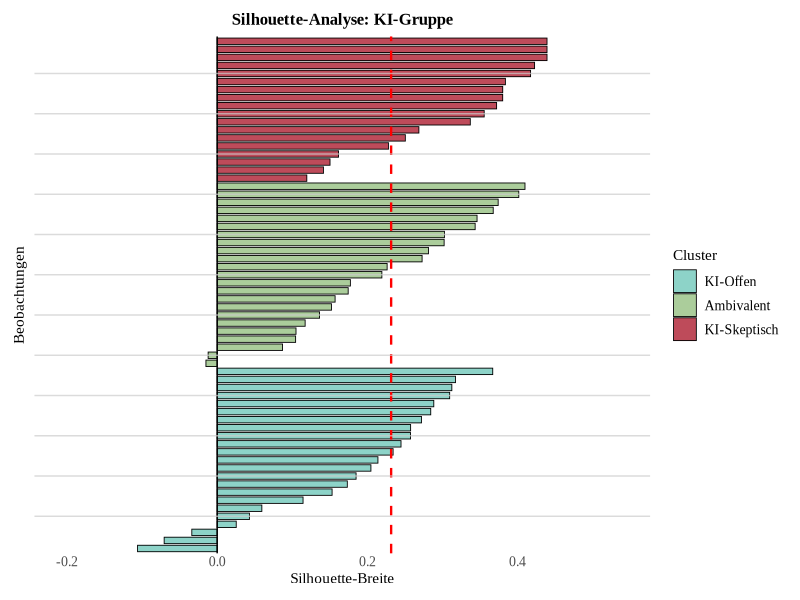
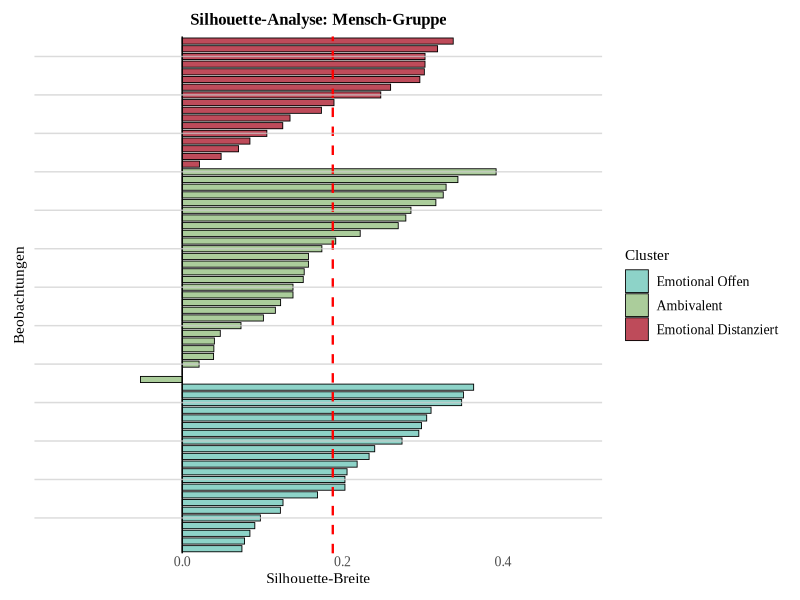

The R script that drew these images, in order:
# =============================================================================
# SEPARATE SILHOUETTE ANALYSIS
# =============================================================================
# Erstellt separate Silhouette-Analysen für KI- und Mensch-Gruppe im traditionellen Stil

library(dplyr)
library(ggplot2)
library(cluster)
library(gridExtra)

# =============================================================================
# LOAD DATA
# =============================================================================

cat("Lade Daten...\n")
data <- read.delim("organized/data/Bereinigte Daten von WhatsApp Business.csv", 
                   fileEncoding = "UTF-16LE", stringsAsFactors = FALSE)

# Filter data (FINISHED=1)
data_processed <- data %>% filter(FINISHED == 1)

# Separate KI and Mensch groups
data_ki <- data_processed %>% filter(AB01 == 1)
data_mensch <- data_processed %>% filter(AB01 == 2)

cat("✓ KI-Gruppe: n =", nrow(data_ki), "\n")
cat("✓ Mensch-Gruppe: n =", nrow(data_mensch), "\n")

# =============================================================================
# PREPARE CLUSTERING DATA
# =============================================================================

# Define variable columns
mn_cols <- c("MN01_01", "MN01_02", "MN01_03", "MN01_04", "MN01_05", "MN01_06", "MN01_07")
vs_cols <- c("VS01_01", "VS01_02", "VS01_03", "VS01_04", "VS01_05", "VS01_06", "VS01_07", "VS01_08")
ea_cols <- c("EA01_01", "EA01_02", "EA01_03", "EA01_04", "EA01_05")
id_cols <- c("ID01_01", "ID01_02", "ID01_03", "ID01_04")

# Create composite scores for KI group
cluster_data_ki <- data.frame(
  VS = rowMeans(data_ki[, vs_cols], na.rm = TRUE),
  MN = rowMeans(data_ki[, mn_cols], na.rm = TRUE),
  ID = rowMeans(data_ki[, id_cols], na.rm = TRUE),
  EA = rowMeans(data_ki[, ea_cols], na.rm = TRUE)
)

# Create composite scores for Mensch group
cluster_data_mensch <- data.frame(
  VS = rowMeans(data_mensch[, vs_cols], na.rm = TRUE),
  MN = rowMeans(data_mensch[, mn_cols], na.rm = TRUE),
  ID = rowMeans(data_mensch[, id_cols], na.rm = TRUE),
  EA = rowMeans(data_mensch[, ea_cols], na.rm = TRUE)
)

# Remove missing values
cluster_data_ki_clean <- cluster_data_ki[complete.cases(cluster_data_ki), ]
cluster_data_mensch_clean <- cluster_data_mensch[complete.cases(cluster_data_mensch), ]

cat("✓ KI-Gruppe (nach Missing Values): n =", nrow(cluster_data_ki_clean), "\n")
cat("✓ Mensch-Gruppe (nach Missing Values): n =", nrow(cluster_data_mensch_clean), "\n")

# =============================================================================
# PERFORM CLUSTERING AND CALCULATE SILHOUETTE SCORES
# =============================================================================

cat("\n=== ERSTELLE SEPARATE SILHOUETTE-ANALYSEN ===\n")

# Perform k-means clustering with k=3 for both groups
set.seed(123)
kmeans_ki <- kmeans(cluster_data_ki_clean, centers = 3, nstart = 25)
kmeans_mensch <- kmeans(cluster_data_mensch_clean, centers = 3, nstart = 25)

# Calculate silhouette scores
sil_ki <- silhouette(kmeans_ki$cluster, dist(cluster_data_ki_clean))
sil_mensch <- silhouette(kmeans_mensch$cluster, dist(cluster_data_mensch_clean))

# =============================================================================
# CREATE TRADITIONAL SILHOUETTE PLOTS
# =============================================================================

# Function to create traditional silhouette plot with Readme styling
create_traditional_silhouette_plot <- function(sil_data, title, colors = c("#8DD3C8", "#ABCD9B", "#BE4B5A"), group_type = "ki") {
  # Convert silhouette object to data frame
  sil_df <- data.frame(
    cluster = sil_data[, 1],
    neighbor = sil_data[, 2],
    sil_width = sil_data[, 3]
  )
  
  # Create a new ordering variable that groups by cluster first, then sorts by silhouette width within each cluster
  sil_df$cluster_order <- sil_df$cluster
  sil_df$within_cluster_order <- ave(sil_df$sil_width, sil_df$cluster, FUN = function(x) rank(x, ties.method = "first"))
  
  # Create the final ordering: cluster first, then silhouette width within cluster
  sil_df$final_order <- sil_df$cluster_order * 1000 + sil_df$within_cluster_order
  
  # Sort by the final ordering
  sil_df <- sil_df[order(sil_df$final_order), ]
  
  # Create cluster labels based on group type
  if (group_type == "ki") {
    cluster_labels <- c("KI-Offen", "Ambivalent", "KI-Skeptisch")
  } else {
    cluster_labels <- c("Emotional Offen", "Ambivalent", "Emotional Distanziert")
  }
  
  # Create traditional silhouette plot with cluster grouping
  p <- ggplot(sil_df, aes(x = sil_width, y = reorder(seq_along(sil_width), final_order), 
                          fill = factor(cluster, labels = cluster_labels))) +
    geom_bar(stat = "identity", width = 0.8, color = "black", linewidth = 0.3) +
    scale_fill_manual(values = colors, name = "Cluster") +
    labs(title = title,
         x = "Silhouette-Breite",
         y = "Beobachtungen",
         fill = "Cluster") +
    geom_vline(xintercept = 0, color = "black", linewidth = 0.5) +
    geom_vline(xintercept = mean(sil_df$sil_width), color = "red", linewidth = 0.8, linetype = "dashed") +
    geom_hline(yintercept = seq(5, nrow(sil_df), by = 5), color = "gray80", linewidth = 0.5, alpha = 0.7) +
    theme_minimal() +
    theme(
      axis.title = element_text(size = 11, family = "Times New Roman"),
      axis.text = element_text(size = 10, family = "Times New Roman"),
      axis.text.y = element_blank(),  # Hide y-axis labels for cleaner look
      plot.title = element_text(size = 12, hjust = 0.5, face = "bold", family = "Times New Roman"),
      legend.title = element_text(size = 11, family = "Times New Roman"),
      legend.text = element_text(size = 10, family = "Times New Roman"),
      panel.grid.major = element_blank(),
      panel.grid.minor = element_blank(),
      panel.background = element_rect(fill = "white", color = NA),
      plot.background = element_rect(fill = "white", color = NA),
      panel.border = element_blank(),
      axis.line.x = element_blank(),
      axis.line.y = element_blank(),
      axis.ticks = element_blank(),
      plot.margin = margin(10, 10, 10, 10),
      panel.grid.major.x = element_blank(),
      panel.grid.minor.x = element_blank(),
      axis.ticks.x = element_line(),
      axis.ticks.length.x = unit(0, "pt")
    ) +
    xlim(min(sil_df$sil_width) - 0.1, max(sil_df$sil_width) + 0.1)
  
  return(p)
}

# Create silhouette plots for both groups
sil_plot_ki <- create_traditional_silhouette_plot(sil_ki, "Silhouette-Analyse: KI-Gruppe", group_type = "ki")
sil_plot_mensch <- create_traditional_silhouette_plot(sil_mensch, "Silhouette-Analyse: Mensch-Gruppe", group_type = "mensch")

# =============================================================================
# SAVE SEPARATE PLOTS
# =============================================================================

cat("=== SPEICHERE SEPARATE PLOTS ===\n")

# Create directory
dir.create("organized/images/clustering", recursive = TRUE, showWarnings = FALSE)

# Save separate plots
ggsave("organized/images/clustering/ki_silhouette_analysis.png", 
       sil_plot_ki, width = 8, height = 6, dpi = 300, bg = "white", 
       limitsize = FALSE)

ggsave("organized/images/clustering/mensch_silhouette_analysis.png", 
       sil_plot_mensch, width = 8, height = 6, dpi = 300, bg = "white", 
       limitsize = FALSE)

cat("✓ ki_silhouette_analysis.png erstellt\n")
cat("✓ mensch_silhouette_analysis.png erstellt\n")

# =============================================================================
# STATISTICAL SUMMARY
# =============================================================================

cat("\n=== STATISTISCHE ZUSAMMENFASSUNG ===\n")

# Calculate average silhouette scores
avg_sil_ki <- mean(sil_ki[,3])
avg_sil_mensch <- mean(sil_mensch[,3])

# Calculate silhouette scores by cluster
sil_summary_ki <- aggregate(sil_ki[,3], by = list(cluster = sil_ki[,1]), FUN = mean)
sil_summary_mensch <- aggregate(sil_mensch[,3], by = list(cluster = sil_mensch[,1]), FUN = mean)

cat("KI-Gruppe:\n")
cat("- Durchschnittliche Silhouette-Breite:", round(avg_sil_ki, 3), "\n")
cat("- Interpretation:", ifelse(avg_sil_ki > 0.7, "Starke Cluster-Struktur", 
                               ifelse(avg_sil_ki > 0.5, "Mittlere Cluster-Struktur", 
                                      "Schwache Cluster-Struktur")), "\n")
cat("- Cluster-spezifische Werte:\n")
for(i in 1:nrow(sil_summary_ki)) {
  cat("  Cluster", sil_summary_ki$cluster[i], ":", round(sil_summary_ki$x[i], 3), "\n")
}

cat("\nMensch-Gruppe:\n")
cat("- Durchschnittliche Silhouette-Breite:", round(avg_sil_mensch, 3), "\n")
cat("- Interpretation:", ifelse(avg_sil_mensch > 0.7, "Starke Cluster-Struktur", 
                               ifelse(avg_sil_mensch > 0.5, "Mittlere Cluster-Struktur", 
                                      "Schwache Cluster-Struktur")), "\n")
cat("- Cluster-spezifische Werte:\n")
for(i in 1:nrow(sil_summary_mensch)) {
  cat("  Cluster", sil_summary_mensch$cluster[i], ":", round(sil_summary_mensch$x[i], 3), "\n")
}

cat("\n=== INTERPRETATION ===\n")
cat("Die Silhouette-Analysen zeigen die Qualität der Cluster-Zuordnung.\n")
cat("Positive Werte = gute Zuordnung, negative Werte = schlechte Zuordnung.\n")
cat("Breitere Balken = höhere Silhouette-Breite = bessere Cluster-Qualität.\n")
cat("Rote gestrichelte Linie = durchschnittliche Silhouette-Breite.\n")

cat("\n=== FARBEN ===\n")
cat("Cluster 1: #8DD3C8 (Hellblau/Türkis)\n")
cat("Cluster 2: #ABCD9B (Hellgrün)\n")
cat("Cluster 3: #BE4B5A (Rot)\n")

cat("\n================================================================================\n")
cat("SEPARATE SILHOUETTE ANALYSIS COMPLETED\n")
cat("================================================================================\n")
cat("Generated files:\n")
cat("- organized/images/clustering/ki_silhouette_analysis.png\n")
cat("- organized/images/clustering/mensch_silhouette_analysis.png\n")

cat("\nSilhouette-Interpretation:\n")
cat("- > 0.7: Starke Cluster-Struktur\n")
cat("- 0.5-0.7: Mittlere Cluster-Struktur\n")
cat("- < 0.5: Schwache Cluster-Struktur\n")

cat("\nVorteile der separaten Plots:\n")
cat("- Traditionelle Silhouette-Darstellung\n")
cat("- Konsistenter Style mit Readme-Richtlinien\n")
cat("- Detaillierte Analyse jeder Gruppe\n")
cat("- Professionelle Darstellung für Bachelorarbeit\n")

cat("\n================================================================================\n") 